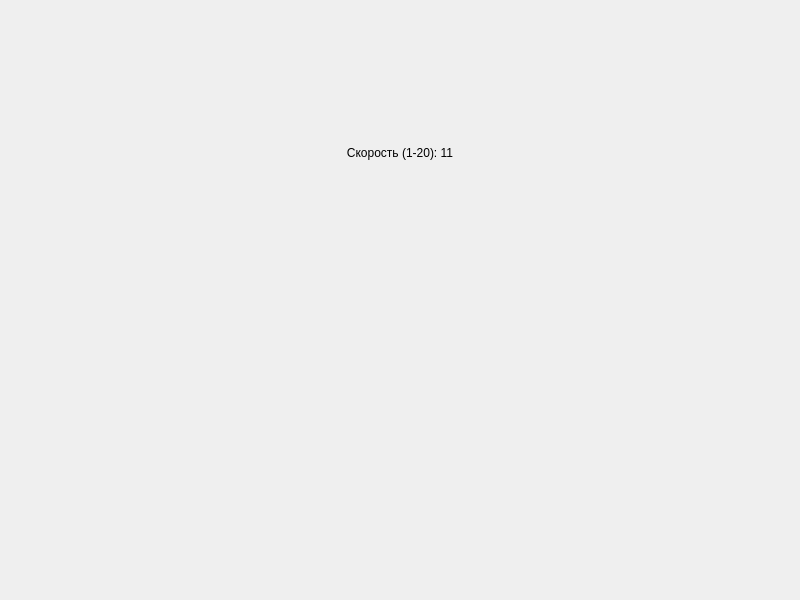
<?xml version="1.0" encoding="UTF-8"?>
<ui version="4.0">
 <class>MainWindow</class>
 <widget class="QMainWindow" name="MainWindow">
  <property name="geometry">
   <rect>
    <x>0</x>
    <y>0</y>
    <width>800</width>
    <height>600</height>
   </rect>
  </property>
  <widget class="QWidget" name="centralwidget">
   <layout class="QVBoxLayout" name="verticalLayout">
    <item>
     <widget class="QLabel" name="speedLabel">
      <property name="minimumSize">
       <size>
        <width>0</width>
        <height>40</height>
       </size>
      </property>
      <property name="text">
       <string>Скорость (1-20): 11</string>
      </property>
      <property name="alignment">
       <set>Qt::AlignCenter</set>
      </property>
     </widget>
    </item>
    <item>
     <widget class="GraphWidget" name="graphWidget" native="true"/>
    </item>
   </layout>
  </widget>
 </widget>
 <customwidgets>
  <customwidget>
   <class>GraphWidget</class>
   <extends>QWidget</extends>
   <header>graphwidget.h</header>
   <container>1</container>
  </customwidget>
 </customwidgets>
</ui>
